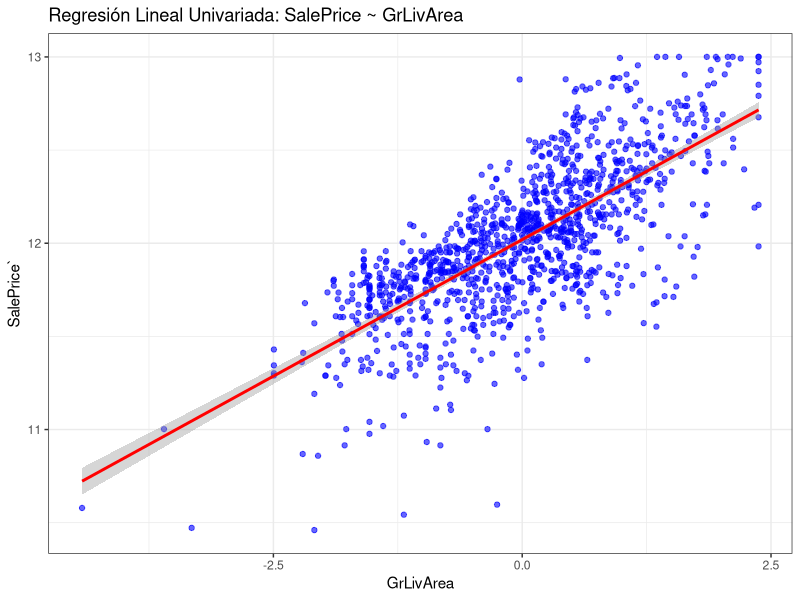
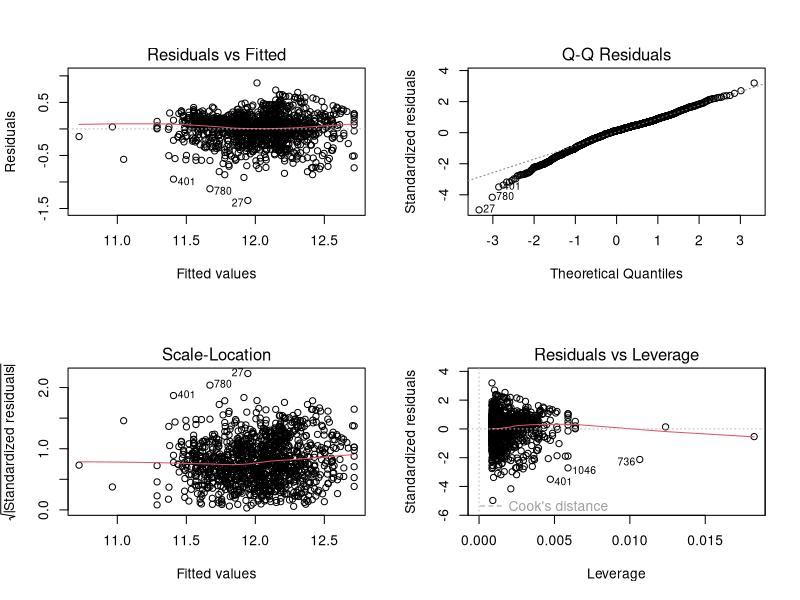
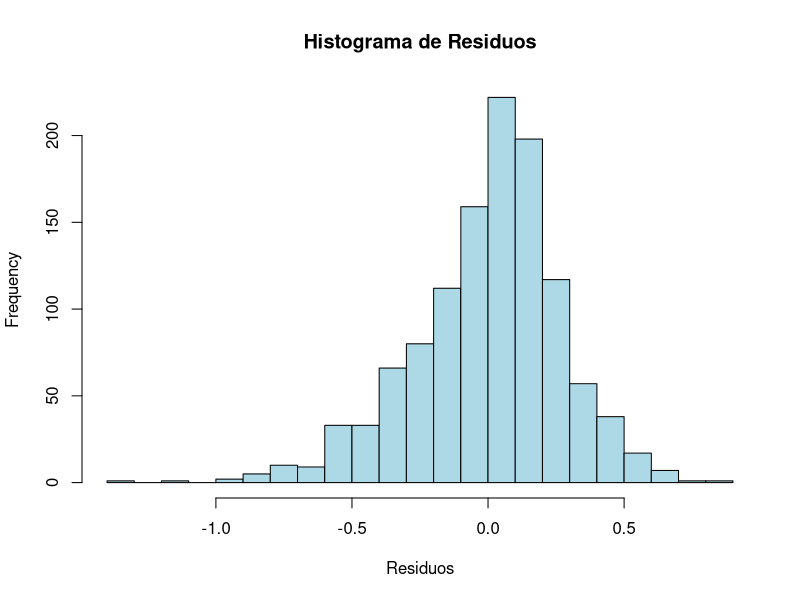
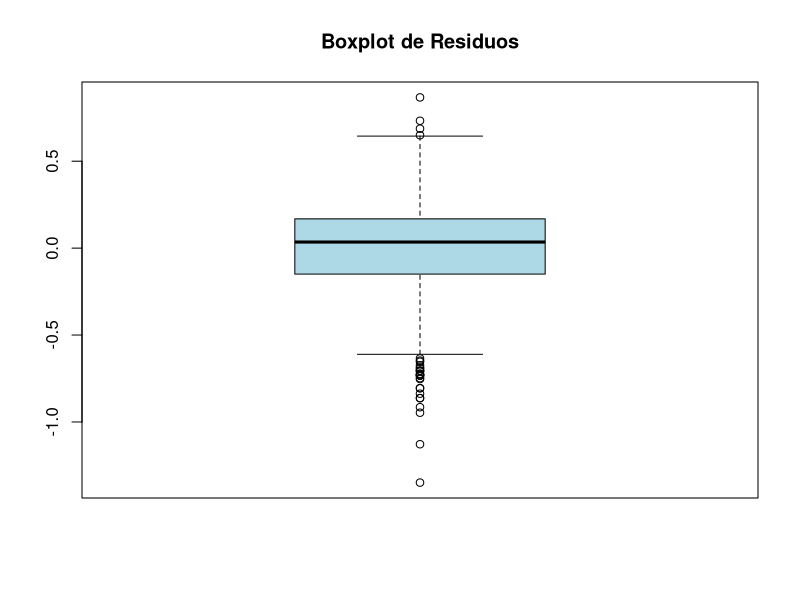
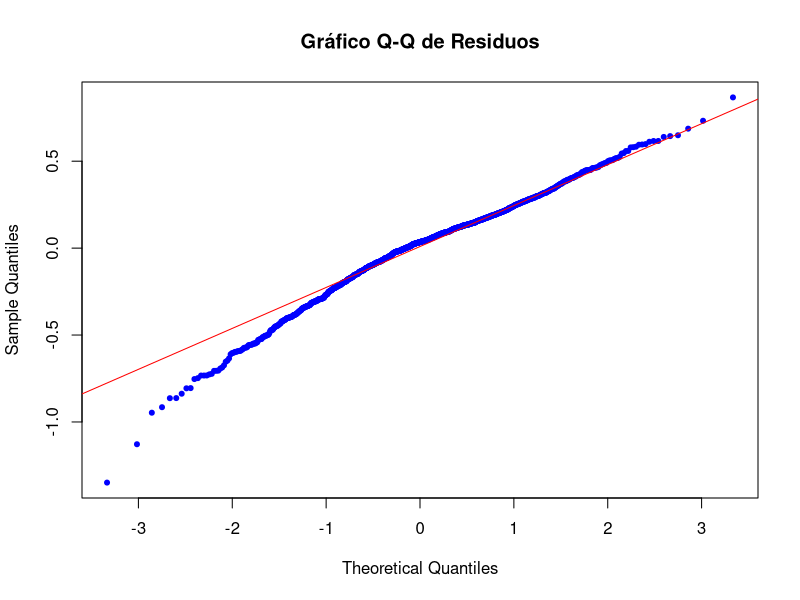
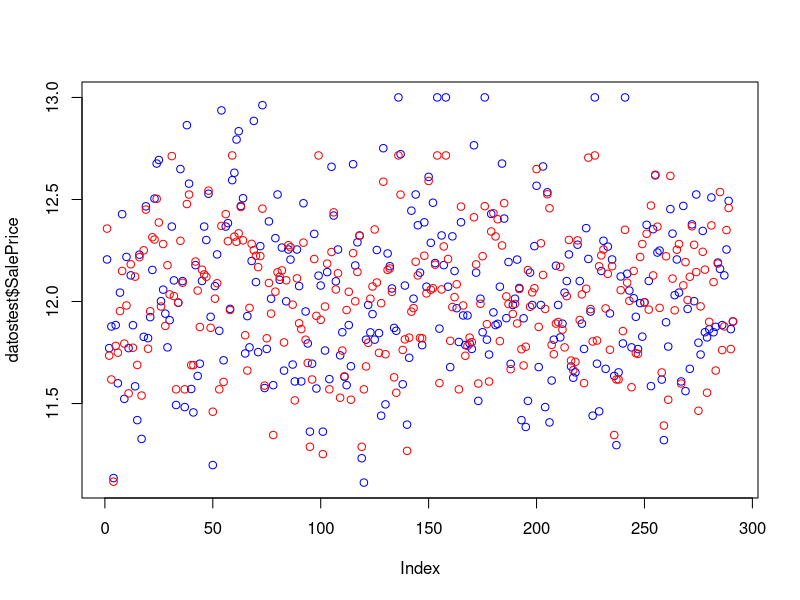

Source code (R) for these figures, in order: (Note: this script raises an error after producing the figures.)
#############################################
# Análisis de Regresión Lineal Múltiple
# Proyecto: Predicción del Precio de Casas
#############################################

# 1. Cargar librerías necesarias
library(dplyr)
library(ggplot2)
library(caret)      # Para partición y evaluación
library(car)        # Para calcular VIF y detectar multicolinealidad
library(nortest)    # Para pruebas de normalidad de residuos
library(glmnet)     # Para Ridge y Lasso
library(tidyr)      # Para reorganizar datos (si es necesario)
library(GGally)     # Para matriz de dispersión
library(corrplot)
library(tibble)


# 2. Cargar el dataset preprocesado
# Se asume que "train.csv" ya está preprocesado (manejo de NAs, transformaciones, etc.)
datostrain <- read.csv("data/processed/train_preprocessed.csv", stringsAsFactors = FALSE)
datostest <- read.csv("data/processed/test_preprocessed.csv", stringsAsFactors = FALSE)

cat("Número de filas en entrenamiento:", nrow(datostrain), "\n")
cat("Número de filas en prueba:", nrow(datostest), "\n")


#############################################
#  Modelo Univariado
#############################################
# 1.2. Modelo univariado:
modelo_uni <- lm(SalePrice ~ GrLivArea, data = datostrain)
summary(modelo_uni)
# Representación gráfica del modelo univariado

# Gráfica del modelo univariado
ggplot(datostrain, aes(x = GrLivArea, y = SalePrice)) +
  geom_point(color = "blue", alpha = 0.6) +
  geom_smooth(method = "lm", se = TRUE, color = "red") +
  labs(title = "Regresión Lineal Univariada: SalePrice ~ GrLivArea",
       x = "GrLivArea", y = "SalePrice`") +
  theme_bw()

# Análisis de residuos

predL<-predict(modelo_uni, newdata = datostest)

head(predL)
length(predL)


head(modelo_uni$residuals)

par(mfrow = c(2, 2))
plot(modelo_uni)
par(mfrow = c(1, 1))
# Histogramas, boxplot y QQ-plot de los residuos

hist(modelo_uni$residuals, breaks = 30, col = "lightblue", border = "black", main = "Histograma de Residuos", xlab = "Residuos")

boxplot(modelo_uni$residuals, col = "lightblue", border = "black", main = "Boxplot de Residuos")

qqnorm(modelo_uni$residuals, col = "blue", pch = 20, main = "Gráfico Q-Q de Residuos")
qqline(modelo_uni$residuals, col = "red")
# Prueba de normalidad (Lilliefors)

lillie.test(modelo_uni$residuals)


# 1.4. Predicción con el modelo univariado
pred_uni <- predict(modelo_uni, newdata = datostest)
head(pred_uni)
rmse_uni <- RMSE(pred_uni, datostest$SalePrice)
cat("RMSE del modelo univariado:", rmse_uni, "\n")

#Grafico de la predicción
plot(datostest$SalePrice, col = "blue")
points(pred_uni, col = "red")

summary(datostest$SalePrice-pred_uni)


#############################################
# 6. Modelo Múltiple con Todas las Variables Seleccionadas
#############################################
# 1. Estandarizar los nombres de columnas en ambos datasets
names(train_data) <- make.names(names(train_data))
names(test_data)  <- make.names(names(test_data))

# 2. Seleccionar todas las variables numéricas en cada conjunto
num_vars_train <- names(train_data)[sapply(train_data, is.numeric)]
num_vars_test  <- names(test_data)[sapply(test_data, is.numeric)]

# 3. Identificar las variables numéricas comunes a ambos datasets
common_vars <- intersect(num_vars_train, num_vars_test)
cat("Variables numéricas comunes:\n")
print(common_vars)
# Verificar que la variable respuesta "SalePrice" está presente
if(!"SalePrice" %in% common_vars) stop("La variable 'SalePrice' no se encuentra en los datos numéricos comunes.")

vars_seleccionadas <-  c("SalePrice",   # Variable objetivo
                         "GrLivArea", 
                         "LotArea",
                         "OverallQual",
                         "YearBuilt",
                         "TotalBsmtSF",
                         "GarageArea")
pairs(train_data[, vars_seleccionadas], main = "Matriz de Dispersión Reducida")


matriz_corrpairs <- cor(train_data[, vars_seleccionadas])
matriz_corrpairs

corrplot(matriz_corrpairs)

# 2. Definir los predictores (todas las variables numéricas excepto la respuesta)
predictors <- setdiff(common_vars, "SalePrice")
cat("Predictores seleccionados:\n")
print(predictors)

# 6. Filtrar filas completas (sin NAs) para las variables de interés en ambos conjuntos
train_filtered <- train_data[, c("SalePrice", predictors)]
train_filtered <- train_filtered[complete.cases(train_filtered), ]
test_filtered  <- test_data[, c("SalePrice", predictors)]
test_filtered  <- test_filtered[complete.cases(test_filtered), ]
# 3. Crear la fórmula del modelo
print(formula_numeric)
# (Opcional) Verificar dimensiones de los conjuntos filtrados
cat("Dimensiones de train_filtered:", dim(train_filtered), "\n")
cat("Dimensiones de test_filtered:", dim(test_filtered), "\n")

model_multi <- lm(SalePrice ~ ., data = train_filtered)
summary(model_multi)
# 5. Análisis gráfico de residuos
par(mfrow = c(2, 2))
plot(model_multi)
par(mfrow = c(1, 1))

hist(model_multi$residuals, breaks = 30, col = "lightblue", border = "black", main = "Histograma de Residuos", xlab = "Residuos")
boxplot(model_multi$residuals, col = "lightblue", border = "black", main = "Boxplot de Residuos")



# 6. Prueba de normalidad de los residuos (Lilliefors)
lillie_result <- lillie.test(model_multi$residuals)
print(lillie_result)

pred_test <- predict(model_multi, newdata = test_filtered)
rmse_multi <- RMSE(pred_test, test_filtered$SalePrice)
cat("RMSE del modelo multivariado en test:", rmse_multi, "\n")


plot(test_filtered$SalePrice, col = "blue")
points(pred_test, col = "red")


summary(test_filtered$SalePrice-pred_test)


#Analizando errores de entrenamiento y prueba
prediccion_train <- predict(model_multi, newdata = train_filtered)
prediccion_test <- predict(model_multi, newdata = test_filtered)

train_mse <- mean((prediccion_train - train_filtered$SalePrice)^2)
test_mse <- mean((prediccion_test - test_filtered$SalePrice)^2)


cat("MSE en entrenamiento:", train_mse, "\n")
cat("MSE en prueba:", test_mse, "\n")


## Normalizando los datos

train_filtered_norm <- as.data.frame(scale(train_filtered))
test_filtered_norm <- as.data.frame(scale(test_filtered))

model_multi_norm <- lm(SalePrice ~ ., data = train_filtered_norm)
summary(model_multi_norm)
par(mfrow = c(2, 2))
plot(model_multi_norm)
par(mfrow = c(1, 1))

## Seleccionando predictores

modelo_mult2  <- step(
 object = lm(formula = SalePrice ~ ., data = train_filtered),
 direction = "backward",
 scope = list(upper = ~ ., lower = ~ 1),
 trace = FALSE
)

summary(modelo_mult2)

par(mfrow = c(2, 2))

par(mfrow = c(1, 1))


lillie.test(modelo_mult2$residuals)

prediccion_train2 <- predict(modelo_mult2, newdata = train_filtered)
prediccion_test2 <- predict(modelo_mult2, newdata = test_filtered)

train_stepwise <- mean((prediccion_train2 - train_filtered$SalePrice)^2)
test_stepwise_mse <- mean((prediccion_test2 - test_filtered$SalePrice)^2)


cat("MSE en entrenamiento:", train_stepwise, "\n")
cat("MSE en prueba:", test_stepwise_mse, "\n")


# 7. Regularización con Ridge y Lasso
x_train <- model.matrix(SalePrice ~ ., data = train_filtered)[, -1]
y_train <- train_filtered$SalePrice

x_test <- model.matrix(SalePrice ~ ., data = test_filtered)[, -1]
y_test <- test_filtered$SalePrice

#regularicaxcion con 100 valores de lambda
model_ridge <- glmnet(x = x_train, y = y_train, alpha = 0, nlambda = 100, standardize = TRUE)
regularization <- model_ridge$beta %>% as.matrix() %>% t() %>% as.tibble() %>% mutate(lambda = model_ridge$lambda)
regularization  <- regularization %>% pivot_longer(cols = -lambda, names_to = "predictor", values_to = "coefficients")


regularization %>% 
  ggplot(aes(x = lambda, y = coefficients, color = predictor)) +
  geom_line() +
  labs(title = "Coeficientes del modelo en función de la regularización") +
  theme_bw() +
  theme(legend.position = "none")


cv_error <- cv.glmnet(
  x      = x_train,
  y      = y_train,
  alpha  = 0,
  nfolds = 10,
  type.measure = "mse",
  standardize  = TRUE
)
print(cv_error)
plot(cv_error)


model3 <- glmnet(x = x_train, y = y_train, alpha = 0, lambda = cv_error$lambda.1se, standardize = TRUE)



coef(model3)

pred_train_model3 <- predict(model3,newx = x_train)

pred_test_model3 <- predict(model3,newx = x_test)


test_mse_model3 <- mean((pred_test_model3 - y_test)^2)
cat("MSE en prueba:", test_mse_model3, "\n")

cat("MSE en entrenamiento:", mean((pred_train_model3 - y_train)^2), "\n")



## Lasso


model_lasso <- glmnet(x = x_train, y = y_train, alpha = 1, nlambda = 100, standardize = TRUE)

regularization_lasso <- model_lasso$beta %>% as.matrix() %>% t() %>% as.tibble() %>% mutate(lambda = model_lasso$lambda)

regularization_lasso  <- regularization_lasso %>% pivot_longer(cols = !lambda, names_to = "predictor", values_to = "coefficients")


regularization_lasso %>% 
  ggplot(aes(x = lambda, y = coefficients, color = predictor)) +
  geom_line() +
  labs(title = "Coeficientes del modelo en función de la regularización") +
  theme_bw() +
  theme(legend.position = "none")

cv_error_lasso <- cv.glmnet(
  x      = x_train,
  y      = y_train,
  alpha  = 1,
  nfolds = 10,
  type.measure = "mse",
  standardize  = TRUE
)

plot(cv_error_lasso)


model_lasso <- glmnet(x = x_train, y = y_train, alpha = 1, lambda = cv_error_lasso$lambda.1se, standardize = TRUE)


coef(model_lasso)


pred_train_model_lasso <- predict(model_lasso,newx = x_train)

pred_test_model_lasso <- predict(model_lasso,newx = x_test)


test_mse_model_lasso <- mean((pred_test_model_lasso - y_test)^2)

train_mse_model_lasso <- mean((pred_train_model_lasso - y_train)^2)

cat("MSE en prueba:", test_mse_model_lasso, "\n")

cat("MSE en entrenamiento:", train_mse_model_lasso, "\n")



#Comparacion de Modelos


modelos <- c( "Multivariado", "Multivariado Normalizado", "Multivariado Stepwise", "Ridge", "Lasso")
mse <- c( test_mse, test_mse, test_stepwise_mse, test_mse_model3, test_mse_model_lasso)
ggplot(data = data.frame(modelos, mse), aes(x = modelos, y = mse)) +
  geom_col(fill = "lightblue", color = "black") +
  geom_text(aes(label = round(mse, 2)), vjust = -0.5) +
  labs(title = "Comparación de Modelos", x = "Modelo", y = "MSE") +
  theme_bw() +
  theme(axis.text.x = element_text(angle = 45, hjust = 1))


#AIC y BIC
##################################################
# 1. Definir la función para AICc y BIC en glmnet
##################################################
glmnet_cv_aicc <- function(fit) {
  # 'fit' es el objeto glmnet ajustado (por ejemplo, model3 o model_lasso)
  # tLL: diferencia entre la nula y la deviance actual
  tLL <- fit$nulldev - deviance(fit)
  # k: número de predictores en cada lambda (vector)
  k <- fit$df
  # n: número de observaciones
  n <- fit$nobs
  
  # AICc para cada lambda
  AICc <- -tLL + 2 * k + (2 * k * (k + 1)) / (n - k - 1)
  
  # BIC para cada lambda
  BIC <- log(n) * k - tLL
  
  # Retornar como lista
  list(AICc = AICc, BIC = BIC)
}

##################################################
# 2. Calcular AIC y BIC para el modelo lineal
##################################################
aic_linear <- AIC(model_multi)
bic_linear <- BIC(model_multi)

#aic stepwise

aic_stepwise <- AIC(modelo_mult2)
bic_stepwise <- BIC(modelo_mult2)


##################################################
# 3. Calcular AICc y BIC para Ridge y Lasso
##################################################
# Nota: glmnet produce un vector de lambdas. 
# La función glmnet_cv_aicc() devuelve un vector de AICc y BIC 
# para cada lambda en 'fit$lambda'.

aic_bic_ridge <- glmnet_cv_aicc(model3)     # model3 es tu modelo Ridge
aic_bic_lasso <- glmnet_cv_aicc(model_lasso) # model_lasso es tu modelo Lasso

# Si deseas elegir un lambda en particular (por ejemplo, el lambda.1se),
# convendría extraer la posición del lambda en 'model3$lambda' y tomar
# la AICc/BIC correspondiente.

# Por ejemplo, si ya usaste 'model3 <- glmnet(..., lambda = cv_error$lambda.1se)',
# 'model3$lambda' es un solo valor. 
# Si, en cambio, usaste nlambda = 100, tendrás 100 lambdas.

# Supongamos que en 'model3' solo hay un lambda. 
# Entonces aic_bic_ridge$AICc y aic_bic_ridge$BIC serán vectores de longitud 1 (o más).
# Toma el primer valor si es uno solo:
ridge_aicc <- aic_bic_ridge$AICc[1]
ridge_bic  <- aic_bic_ridge$BIC[1]

lasso_aicc <- aic_bic_lasso$AICc[1]
lasso_bic  <- aic_bic_lasso$BIC[1]

##################################################
# 4. Crear un data frame con la comparación
##################################################
dfMetricas <- data.frame(
  Modelo = c("Lineal Múltiple", "Stepwise", "Ridge", "Lasso"),
  AIC_or_AICc = c(aic_linear, aic_stepwise, ridge_aicc, lasso_aicc),
  BIC = c(bic_linear, bic_stepwise, ridge_bic, lasso_bic)
)


dfMetricas


plot(test_filtered$SalePrice, col = "blue",main = "Predicciones vs valores reales")
points(pred_test, col = "red")
legend("topright", legend = c("Real", "Predicción"), col = c("blue", "red"), pch = 1)
